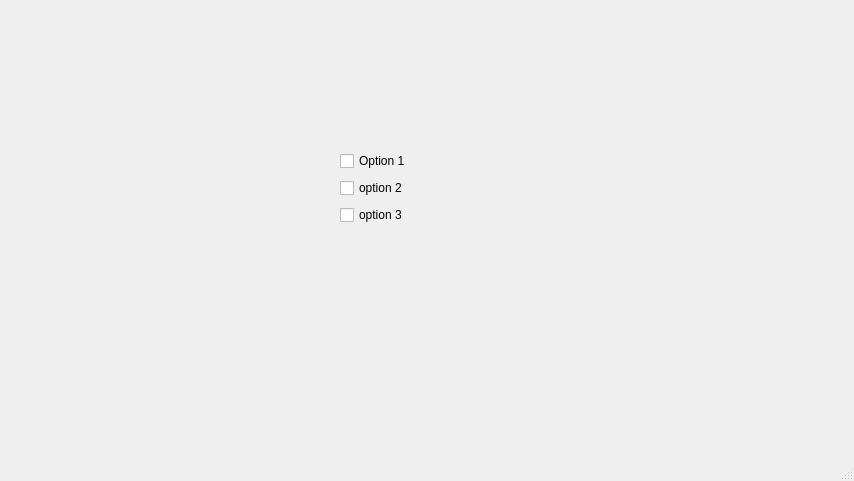
<?xml version="1.0" encoding="UTF-8"?>
<ui version="4.0">
 <class>MainWindow</class>
 <widget class="QMainWindow" name="MainWindow">
  <property name="geometry">
   <rect>
    <x>0</x>
    <y>0</y>
    <width>854</width>
    <height>481</height>
   </rect>
  </property>
  <property name="windowTitle">
   <string>MainWindow</string>
  </property>
  <widget class="QWidget" name="centralwidget">
   <widget class="QWidget" name="layoutWidget">
    <property name="geometry">
     <rect>
      <x>340</x>
      <y>150</y>
      <width>90</width>
      <height>76</height>
     </rect>
    </property>
    <layout class="QVBoxLayout" name="verticalLayout">
     <item>
      <widget class="QCheckBox" name="checkBox">
       <property name="text">
        <string>Option 1</string>
       </property>
      </widget>
     </item>
     <item>
      <widget class="QCheckBox" name="checkBox_2">
       <property name="text">
        <string>option 2</string>
       </property>
      </widget>
     </item>
     <item>
      <widget class="QCheckBox" name="checkBox_3">
       <property name="text">
        <string>option 3</string>
       </property>
      </widget>
     </item>
    </layout>
   </widget>
  </widget>
  <widget class="QMenuBar" name="menubar">
   <property name="geometry">
    <rect>
     <x>0</x>
     <y>0</y>
     <width>854</width>
     <height>26</height>
    </rect>
   </property>
  </widget>
  <widget class="QStatusBar" name="statusbar"/>
 </widget>
 <resources/>
 <connections/>
</ui>
